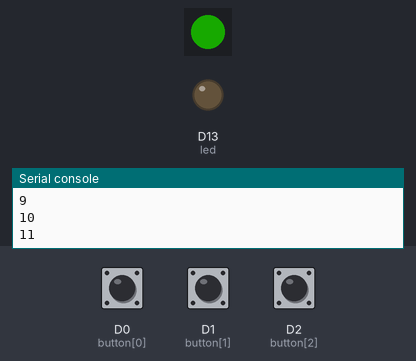
The program below on a simulated CircuitPython board. Parts: 1 RGB LEDs in strip order, left to right, output pins drawn as LEDs (lit = HIGH), the last lines printed to the serial console. The test bench sets the inputs (shaded band); at power-on: D0 (button[0]) LOW, D1 (button[1]) LOW, D2 (button[2]) LOW. Dim RGB values are drawn brighter than linear; WiFi joins after 1.5 s; values from a settings file that is not in the repository are placeholders; web requests get an empty 200 reply after 0.4 s.

Above: at 2.7 s.
2.8 s: D0 (button[0]) pulled HIGH for 3.2 s
At 7.61 s:
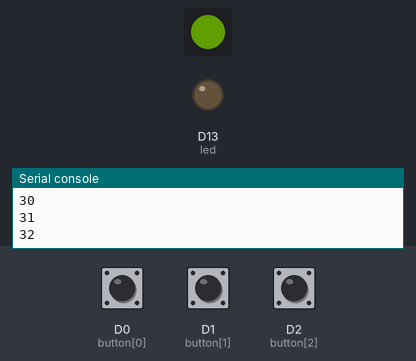
9.0 s: D0 (button[0]) pulled HIGH for 1 s
At 10.93 s:
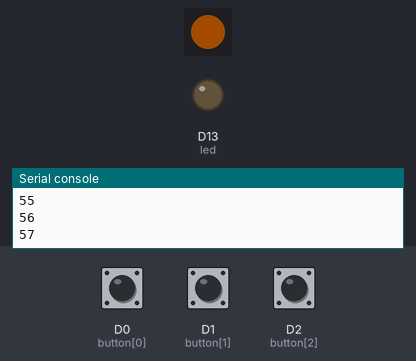
12.7 s: D1 (button[1]) pulled HIGH for 3.2 s
At 19.76 s:
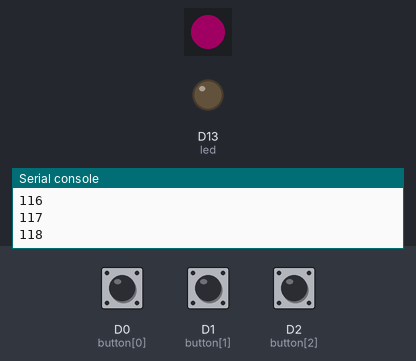
Timing chart, 0 to 32.4 s (numbered marks = the images above; inputs shaded):
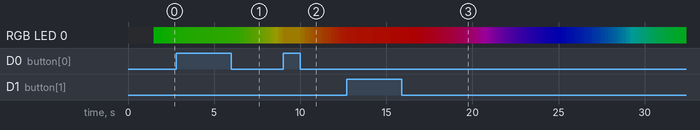

The program:

code.py
```python
# Metro M4 AirLift IO demo
# Welcome to CircuitPython 4 :)

import time
import board
from digitalio import DigitalInOut, Direction, Pull
from analogio import AnalogIn
import neopixel
import busio
import audioio
import pulseio
import simpleio


import adafruit_esp32spi.adafruit_esp32spi_socket as socket
from adafruit_esp32spi import adafruit_esp32spi
import adafruit_requests as requests


try:
    from secrets import secrets
except ImportError:
    print("WiFi secrets are kept in secrets.py, please add them there!")
    raise

# If you are using a board with pre-defined ESP32 Pins:
esp32_cs = DigitalInOut(board.ESP_CS)
esp32_ready = DigitalInOut(board.ESP_BUSY)
esp32_reset = DigitalInOut(board.ESP_RESET)

spi = busio.SPI(board.SCK, board.MOSI, board.MISO)
esp = adafruit_esp32spi.ESP_SPIcontrol(spi, esp32_cs, esp32_ready, esp32_reset)

print("Connecting to AP...")
while not esp.is_connected:
    try:
        esp.connect_AP(secrets["ssid"], secrets["password"])
    except RuntimeError as e:
        print("could not connect to AP, retrying: ", e)
        continue
print("Connected to", str(esp.ssid, "utf-8"), "\tRSSI:", esp.rssi)

# Initialize a requests object with a socket and esp32spi interface
socket.set_interface(esp)
requests.set_socket(socket, esp)

DEMO_URL = "http://192.168.20.128:3000"


# One pixel connected internally!
dot = neopixel.NeoPixel(board.NEOPIXEL, 1, brightness=0.2)

# Built in red LED
led = DigitalInOut(board.D13)
led.direction = Direction.OUTPUT

# Initialize WiFi Module
if esp.status == adafruit_esp32spi.WL_IDLE_STATUS:
    print("ESP32 found and in idle mode")
print("Firmware vers.", esp.firmware_version)
print("MAC addr:", [hex(i) for i in esp.MAC_address])

# Digital input with pullup on D2, D3, and D4
buttons = []
for p in [board.D0, board.D1, board.D2]:
    button = DigitalInOut(p)
    button.direction = Direction.INPUT
    button.pull = Pull.DOWN
    buttons.append(button)


######################### HELPERS ##############################

# Helper to give us a nice color swirl
def wheel(pos):
    # Input a value 0 to 255 to get a color value.
    # The colours are a transition r - g - b - back to r.
    if (pos < 0):
        return [0, 0, 0]
    if (pos > 255):
        return [0, 0, 0]
    if (pos < 85):
        return [int(pos * 3), int(255 - (pos*3)), 0]
    elif (pos < 170):
        pos -= 85
        return [int(255 - pos*3), 0, int(pos*3)]
    else:
        pos -= 170
        return [0, int(pos*3), int(255 - pos*3)]


######################### MAIN LOOP ##############################

i = 0
while True:

  # spin internal LED around! autoshow is on
  dot[0] = wheel(i & 255)

  if buttons[0].value:
      data = {"color":"GREEN", "count":1}
      res2 = requests.post(DEMO_URL + "/submitMM", json=data)
      print(res2.text)
      res2.close()
      print("Button D2 pressed!", end ="\t")

  if buttons[1].value:
      data = {"color":"BLUE", "count":1}
      res2 = requests.post(DEMO_URL + "/submitMM", json=data)
      print(res2.text)
      res2.close()
      print("Button D3 pressed!", end ="\t")

  if buttons[2].value:
      data = {"color":"PURPLE", "count":1}
      res2 = requests.post(DEMO_URL + "/submitMM", json=data)
      print(res2.text)
      res2.close()
      print("Button D4 pressed!", end ="\t")


  i = (i+1) % 256  # run from 0 to 255
  time.sleep(0.1) # make bigger to slow down

  print(i)
```
